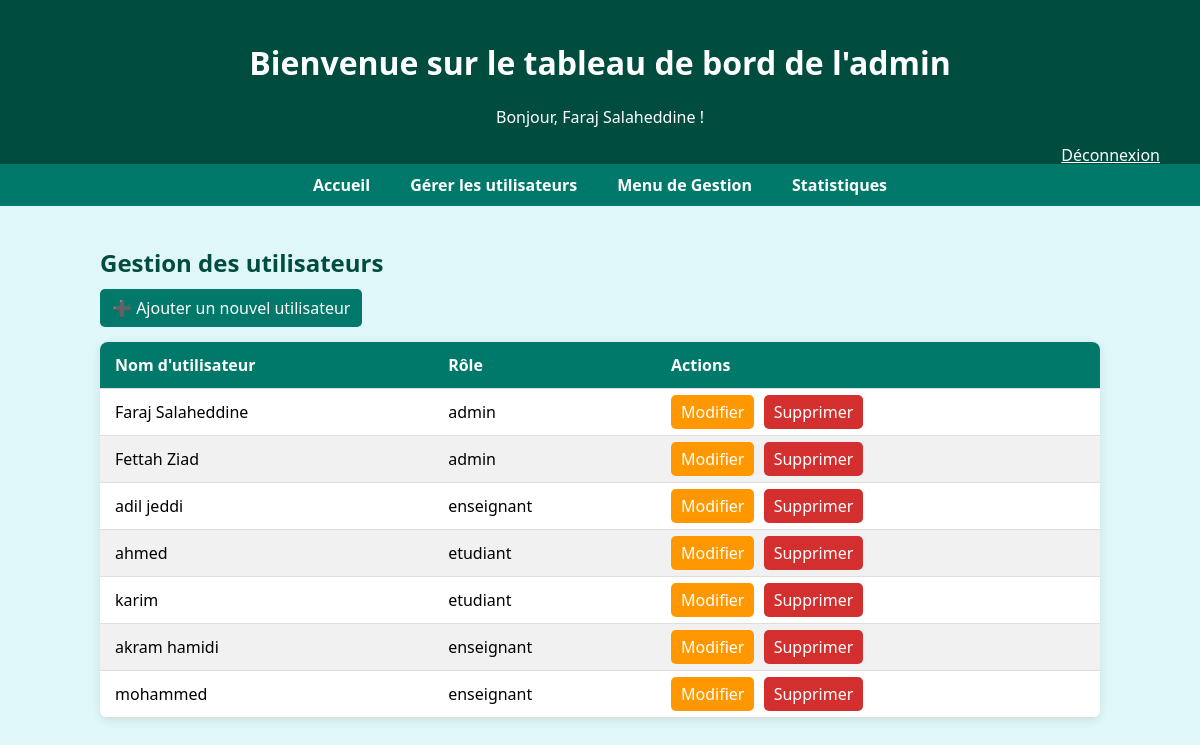
The app's page /admin_dashboard.php (signed in) with its own data.
### tables this page shows
CREATE TABLE `utilisateurs` (
  `id` int(11) NOT NULL,
  `username` varchar(50) NOT NULL,
  `password` varchar(255) NOT NULL,
  `role` enum('admin','enseignant','etudiant') NOT NULL,
  `gmail` varchar(70) NOT NULL
);

### admin_dashboard.php (the view, shortened to what this page needs)
<!DOCTYPE html>
<html lang="fr">
<head>
</head>
<body>
<header>
    <h1>Bienvenue sur le tableau de bord de l'admin</h1>
    <p>Bonjour, <?php echo htmlspecialchars($_SESSION['username']); ?> !</p>
    <a href="login.php">Déconnexion</a>
</header>
<nav>
    <ul>
        <li><a href="admin_dashboard.php">Accueil</a></li>
        <li><a href="add_user.php">Gérer les utilisateurs</a></li>
        <li><a href="menu.php">Menu de Gestion</a></li>
        <li><a href="admin_stats.php">Statistiques</a></li>
    </ul>
</nav>
<main>
    <h2>Gestion des utilisateurs</h2>
    <a class="add-link" href="add_user.php">➕ Ajouter un nouvel utilisateur</a>
    <table>
        <thead>
            <tr>
                <th>Nom d'utilisateur</th>
                <th>Rôle</th>
                <th>Actions</th>
            </tr>
        </thead>
        <tbody>
            <?php
            try {
                $conn = new PDO("mysql:host=localhost;dbname=gestion_scolarite", "root", "");
                $conn->setAttribute(PDO::ATTR_ERRMODE, PDO::ERRMODE_EXCEPTION);
            } catch (PDOException $e) {
                die("Erreur de connexion : " . $e->getMessage());
            }
            $stmt = $conn->prepare("SELECT id, username, role FROM utilisateurs");
            $stmt->execute();
            $users = $stmt->fetchAll(PDO::FETCH_ASSOC);
            foreach ($users as $user) {
                echo "<tr>";
                echo "<td>" . htmlspecialchars($user['username']) . "</td>";
                echo "<td>" . htmlspecialchars($user['role']) . "</td>";
                echo "<td>
                        <a class='btn btn-edit' href='edit_user.php?id=" . $user['id'] . "'>Modifier</a>
                        <a class='btn btn-delete' href='delete_user.php?id=" . $user['id'] . "'>Supprimer</a>
                      </td>";
                echo "</tr>";
            }
            ?>
        </tbody>
    </table>
</main>
</body>
</html>

### admin_dashboard.php (style rules this page uses)
body { font-family: 'Segoe UI', sans-serif; background-color: #e0f7fa; margin: 0; padding: 0; }
header { background-color: #004d40; color: white; padding: 20px; text-align: center; }
header a { color: #ffffff; text-decoration: underline; float: right; margin-right: 20px; }
nav { background-color: #00796b; padding: 10px 0; }
nav ul { list-style: none; display: flex; justify-content: center; margin: 0; padding: 0; }
nav li { margin: 0 20px; }
nav a { color: white; text-decoration: none; font-weight: bold; }
main { padding: 20px; max-width: 1000px; margin: auto; }
h2 { color: #004d40; margin-bottom: 10px; }
table { width: 100%; border-collapse: collapse; background-color: white; box-shadow: 0 2px 8px rgba(0,0,0,0.1); border-radius: 8px; overflow: hidden; }
th, td { padding: 12px 15px; text-align: left; border-bottom: 1px solid #ddd; }
th { background-color: #00796b; color: white; }
tr:nth-child(even) { background-color: #f1f1f1; }
a.btn { padding: 6px 10px; border-radius: 5px; color: white; text-decoration: none; margin-right: 5px; }
a.btn-edit { background-color: #ff9800; }
a.btn-delete { background-color: #d32f2f; }
a.add-link { display: inline-block; margin-bottom: 15px; background-color: #00796b; color: white; padding: 8px 12px; border-radius: 5px; text-decoration: none; }

### records on screen
utilisateurs: username "Faraj Salaheddine", role "admin"
utilisateurs: username "Fettah Ziad", role "admin"
utilisateurs: username "adil jeddi", role "enseignant"
utilisateurs: username "ahmed", role "etudiant"
utilisateurs: username "karim", role "etudiant"
utilisateurs: username "akram hamidi", role "enseignant"
utilisateurs: username "mohammed", role "enseignant"

### other values on screen
$_SESSION['username'] "Faraj Salaheddine"
